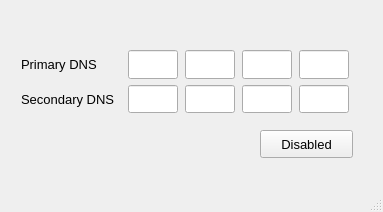
<?xml version="1.0" encoding="UTF-8"?>
<ui version="4.0">
 <class>MainWindow</class>
 <widget class="QMainWindow" name="MainWindow">
  <property name="geometry">
   <rect>
    <x>0</x>
    <y>0</y>
    <width>383</width>
    <height>212</height>
   </rect>
  </property>
  <property name="windowTitle">
   <string>MainWindow</string>
  </property>
  <widget class="QWidget" name="centralwidget">
   <widget class="QPushButton" name="btnApply">
    <property name="geometry">
     <rect>
      <x>260</x>
      <y>130</y>
      <width>93</width>
      <height>28</height>
     </rect>
    </property>
    <property name="font">
     <font>
      <pointsize>10</pointsize>
     </font>
    </property>
    <property name="text">
     <string>Disabled</string>
    </property>
   </widget>
   <widget class="QWidget" name="">
    <property name="geometry">
     <rect>
      <x>20</x>
      <y>50</y>
      <width>330</width>
      <height>63</height>
     </rect>
    </property>
    <layout class="QGridLayout" name="gridLayout">
     <property name="sizeConstraint">
      <enum>QLayout::SetNoConstraint</enum>
     </property>
     <item row="0" column="0">
      <widget class="QLabel" name="label">
       <property name="sizePolicy">
        <sizepolicy hsizetype="Fixed" vsizetype="Preferred">
         <horstretch>0</horstretch>
         <verstretch>0</verstretch>
        </sizepolicy>
       </property>
       <property name="minimumSize">
        <size>
         <width>100</width>
         <height>0</height>
        </size>
       </property>
       <property name="font">
        <font>
         <pointsize>10</pointsize>
        </font>
       </property>
       <property name="text">
        <string>Primary DNS</string>
       </property>
      </widget>
     </item>
     <item row="0" column="1">
      <widget class="QLineEdit" name="etDNS11">
       <property name="sizePolicy">
        <sizepolicy hsizetype="Fixed" vsizetype="Preferred">
         <horstretch>0</horstretch>
         <verstretch>0</verstretch>
        </sizepolicy>
       </property>
       <property name="minimumSize">
        <size>
         <width>50</width>
         <height>0</height>
        </size>
       </property>
       <property name="maximumSize">
        <size>
         <width>50</width>
         <height>16777215</height>
        </size>
       </property>
       <property name="font">
        <font>
         <pointsize>10</pointsize>
        </font>
       </property>
       <property name="text">
        <string/>
       </property>
       <property name="maxLength">
        <number>3</number>
       </property>
      </widget>
     </item>
     <item row="0" column="2">
      <widget class="QLineEdit" name="etDNS12">
       <property name="sizePolicy">
        <sizepolicy hsizetype="Fixed" vsizetype="Preferred">
         <horstretch>0</horstretch>
         <verstretch>0</verstretch>
        </sizepolicy>
       </property>
       <property name="minimumSize">
        <size>
         <width>50</width>
         <height>0</height>
        </size>
       </property>
       <property name="maximumSize">
        <size>
         <width>50</width>
         <height>16777215</height>
        </size>
       </property>
       <property name="font">
        <font>
         <pointsize>10</pointsize>
        </font>
       </property>
       <property name="text">
        <string/>
       </property>
       <property name="maxLength">
        <number>3</number>
       </property>
      </widget>
     </item>
     <item row="0" column="3">
      <widget class="QLineEdit" name="etDNS13">
       <property name="sizePolicy">
        <sizepolicy hsizetype="Fixed" vsizetype="Preferred">
         <horstretch>0</horstretch>
         <verstretch>0</verstretch>
        </sizepolicy>
       </property>
       <property name="minimumSize">
        <size>
         <width>50</width>
         <height>0</height>
        </size>
       </property>
       <property name="maximumSize">
        <size>
         <width>50</width>
         <height>16777215</height>
        </size>
       </property>
       <property name="font">
        <font>
         <pointsize>10</pointsize>
        </font>
       </property>
       <property name="text">
        <string/>
       </property>
       <property name="maxLength">
        <number>3</number>
       </property>
      </widget>
     </item>
     <item row="0" column="4">
      <widget class="QLineEdit" name="etDNS14">
       <property name="sizePolicy">
        <sizepolicy hsizetype="Fixed" vsizetype="Preferred">
         <horstretch>0</horstretch>
         <verstretch>0</verstretch>
        </sizepolicy>
       </property>
       <property name="minimumSize">
        <size>
         <width>50</width>
         <height>0</height>
        </size>
       </property>
       <property name="maximumSize">
        <size>
         <width>50</width>
         <height>16777215</height>
        </size>
       </property>
       <property name="font">
        <font>
         <pointsize>10</pointsize>
        </font>
       </property>
       <property name="text">
        <string/>
       </property>
       <property name="maxLength">
        <number>3</number>
       </property>
      </widget>
     </item>
     <item row="1" column="0">
      <widget class="QLabel" name="label_2">
       <property name="sizePolicy">
        <sizepolicy hsizetype="Fixed" vsizetype="Preferred">
         <horstretch>0</horstretch>
         <verstretch>0</verstretch>
        </sizepolicy>
       </property>
       <property name="minimumSize">
        <size>
         <width>100</width>
         <height>0</height>
        </size>
       </property>
       <property name="font">
        <font>
         <pointsize>10</pointsize>
        </font>
       </property>
       <property name="text">
        <string>Secondary DNS</string>
       </property>
      </widget>
     </item>
     <item row="1" column="1">
      <widget class="QLineEdit" name="etDNS21">
       <property name="sizePolicy">
        <sizepolicy hsizetype="Fixed" vsizetype="Preferred">
         <horstretch>0</horstretch>
         <verstretch>0</verstretch>
        </sizepolicy>
       </property>
       <property name="minimumSize">
        <size>
         <width>50</width>
         <height>0</height>
        </size>
       </property>
       <property name="maximumSize">
        <size>
         <width>50</width>
         <height>16777215</height>
        </size>
       </property>
       <property name="font">
        <font>
         <pointsize>10</pointsize>
        </font>
       </property>
       <property name="text">
        <string/>
       </property>
       <property name="maxLength">
        <number>3</number>
       </property>
      </widget>
     </item>
     <item row="1" column="2">
      <widget class="QLineEdit" name="etDNS22">
       <property name="sizePolicy">
        <sizepolicy hsizetype="Fixed" vsizetype="Preferred">
         <horstretch>0</horstretch>
         <verstretch>0</verstretch>
        </sizepolicy>
       </property>
       <property name="minimumSize">
        <size>
         <width>50</width>
         <height>0</height>
        </size>
       </property>
       <property name="maximumSize">
        <size>
         <width>50</width>
         <height>16777215</height>
        </size>
       </property>
       <property name="font">
        <font>
         <pointsize>10</pointsize>
        </font>
       </property>
       <property name="text">
        <string/>
       </property>
       <property name="maxLength">
        <number>3</number>
       </property>
      </widget>
     </item>
     <item row="1" column="3">
      <widget class="QLineEdit" name="etDNS23">
       <property name="sizePolicy">
        <sizepolicy hsizetype="Fixed" vsizetype="Preferred">
         <horstretch>0</horstretch>
         <verstretch>0</verstretch>
        </sizepolicy>
       </property>
       <property name="minimumSize">
        <size>
         <width>50</width>
         <height>0</height>
        </size>
       </property>
       <property name="maximumSize">
        <size>
         <width>50</width>
         <height>16777215</height>
        </size>
       </property>
       <property name="font">
        <font>
         <pointsize>10</pointsize>
        </font>
       </property>
       <property name="text">
        <string/>
       </property>
       <property name="maxLength">
        <number>3</number>
       </property>
      </widget>
     </item>
     <item row="1" column="4">
      <widget class="QLineEdit" name="etDNS24">
       <property name="sizePolicy">
        <sizepolicy hsizetype="Fixed" vsizetype="Preferred">
         <horstretch>0</horstretch>
         <verstretch>0</verstretch>
        </sizepolicy>
       </property>
       <property name="minimumSize">
        <size>
         <width>50</width>
         <height>0</height>
        </size>
       </property>
       <property name="maximumSize">
        <size>
         <width>50</width>
         <height>16777215</height>
        </size>
       </property>
       <property name="font">
        <font>
         <pointsize>10</pointsize>
        </font>
       </property>
       <property name="text">
        <string/>
       </property>
       <property name="maxLength">
        <number>3</number>
       </property>
      </widget>
     </item>
    </layout>
   </widget>
  </widget>
  <widget class="QMenuBar" name="menubar">
   <property name="geometry">
    <rect>
     <x>0</x>
     <y>0</y>
     <width>383</width>
     <height>26</height>
    </rect>
   </property>
  </widget>
  <widget class="QStatusBar" name="statusbar"/>
 </widget>
 <resources/>
 <connections/>
</ui>
